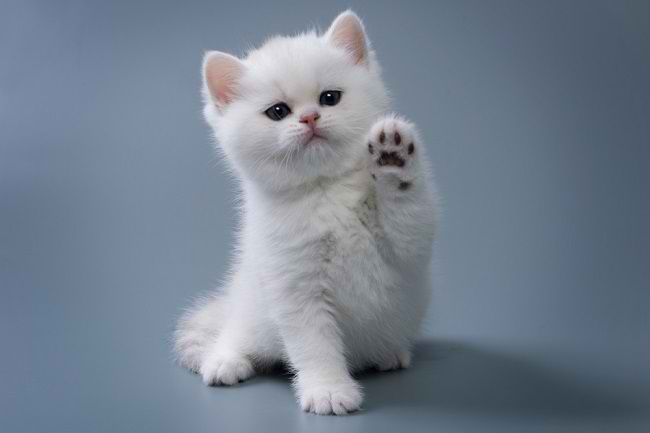
#> input picture Sample foto/Kucing/kucing.jpg, 650 x 433 px, found by its file name
$ python test2.py
#> lines starting #> are read from the running program, lines starting #| are printed output that depends on the picture
import cv2

gambar = cv2.imread("C:/Users/ACER/Documents/Python/kucing.jpg")
#> gambar is the input picture: shape (433, 650, 3); mean B, G, R 143.2, 128.3, 116.4

gambar_gray = cv2.cvtColor(gambar, cv2.COLOR_BGR2GRAY)
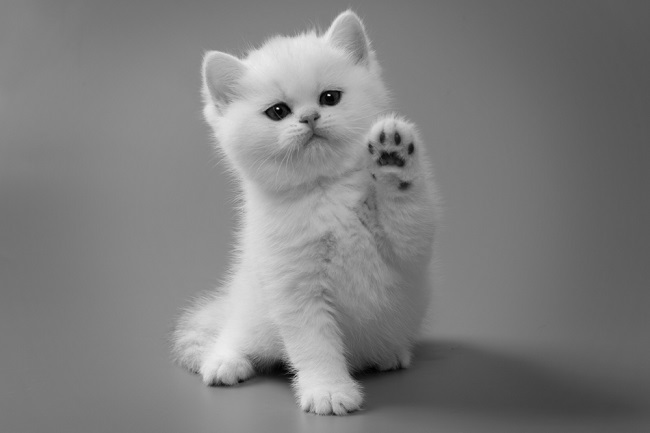
#> gambar_gray: shape (433, 650); min 1, max 245, mean 126.4

cv2.imshow("kucing gray", gambar_gray)

cv2.waitKey()
